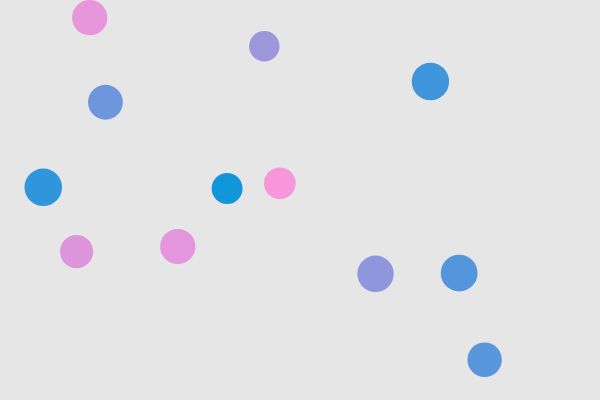
Frame 1 (no input)
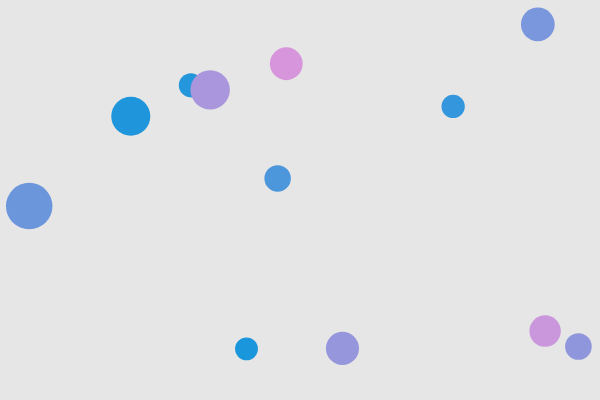
Frame 60 (no input)
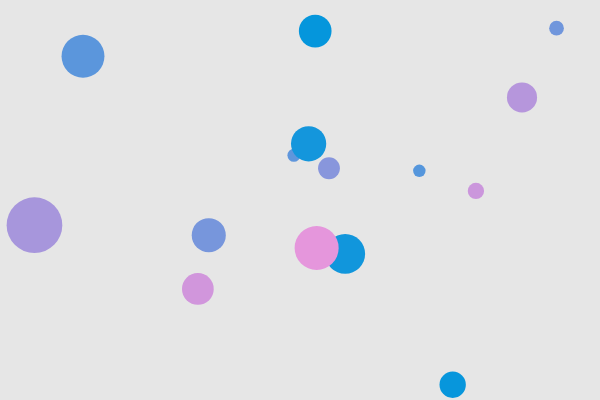
Frame 120 (the mouse pressed at the canvas centre since frame 60)

The p5.js sketch that drew these frames (run headless with seeded random() and noise() and a simulated clock; from frame 60 on, the mouse is pressed at the canvas centre):

// p5.js sketch
// ── sketch.js
// DM2008 — Activity 4b [Guided]
// Objects in Motion (50 min)
//
// You have a working Agent class to start with — your job is to bring it to life.
// Each agent moves, changes over time, and is drawn to the screen.
// Mouse click adds a new agent. C clears them all.
//
// Things to try:
// - Change the starting values (size, speed, color) to see what happens
// - Make agents bounce instead of wrap — what needs to change?
// - Add a second method to your class beyond update() and show()
//
// Stretch: give each agent a lifespan — shrink or fade it over time, then remove it.
// Hint: a backward loop lets you safely splice items while iterating.

let agents = [];
const NUM_START = 12;

function setup() {
  createCanvas(600, 400);
  noStroke();

  for (let i = 0; i < NUM_START; i++) {
    let x = random(width);
    let y = random(height);
    let sz = random(30, 40);
    let change_sz = random(-0.2, 0.2);
    let speedX = random(-3, 3);
    let speedY = random(-3, 3);
    agents.push(new Agent(x, y, sz, change_sz, speedX, speedY));
  }
}

function draw() {
  background(230);

  for (let i = agents.length - 1; i >= 0; i--) {
    agents[i].update();
    agents[i].show();

    if (agents[i].sz <= 0 || agents[i].sz >= 80) {
      agents.splice(i, 1);
    }
  }
}

function mousePressed() {
  // add 3 agents at the mouse each click
  for (let i = 0; i < 3; i++) {
    let sz = random(30, 50);
    let change_sz = random(-0.2, 0.2);
    let speedX = random(-3, 3);
    let speedY = random(-3, 3);
    agents.push(new Agent(mouseX, mouseY, sz, change_sz, speedX, speedY));
  }
}

function keyPressed() {
  // Replacing the array with an empty one effectively clears all agents
  if (key == "C" || key == "c") {
    agents = [];
  }
}

class Agent {
  constructor(x, y, sz, change_sz, speedX, speedY) {
    this.x = x;
    this.y = y;
    this.sz = sz;
    this.change_sz = change_sz;
    this.dx = speedX;
    this.dy = speedY;
    this.col = random(255); // a color value that will change over time
  }

  update() {
    // move
    this.x += this.dx;
    this.y += this.dy;

    // change size and colour over time
    this.sz += this.change_sz;
    this.col = (this.col + 1) % 255;

    // bounce off the edges
    let r = this.sz / 2;
    if (this.x > width - r) {
      this.x = width - r;
      this.dx *= -1;
    }
    if (this.x < r) {
      this.x = r;
      this.dx *= -1;
    }
    if (this.y > height - r) {
      this.y = height - r;
      this.dy *= -1;
    }
    if (this.y < r) {
      this.y = r;
      this.dy *= -1;
    }
  }

  show() {
    fill(this.col, 150, 220);
    ellipse(this.x, this.y, this.sz);
  }
}
